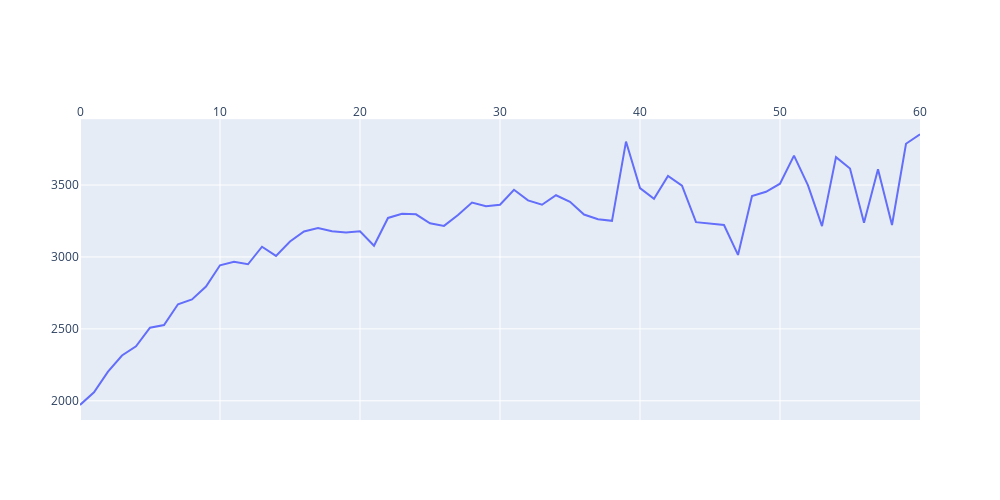

The notebook cell saved with this chart:
### Code cell
fig=make_subplots(
        specs=[[{"secondary_y": True}]])   

fig.update_layout(xaxis2= {'anchor': 'y', 'overlaying': 'x', 'side': 'top'},
                  yaxis_domain=[0, 0.94]);

fig.add_trace(
    go.Scatter(x=jjps01_21_lt['lead_time'], y=jjps01_21_lt['jjps_hour_price'], name="pay/hour on leat_time"),
    secondary_y=False
)

# fig.add_trace(
#     go.Scatter(x=cost_hour['date'], y=cost_hour['visitor_7ma'], name="visitor"),
#     secondary_y=True
# )

fig.data[0].update(xaxis='x2')
fig.update_layout(width=1000, height=500)


fig.show()

# fig.show()
plot(fig, filename='2021_hourly_pay_lead_time.html')

### Figure 1 — Plotly figure (JSON) as saved in the notebook; plotly's stock layout.template omitted (floating-point values rounded to 4 significant figures)
{"data": [{"name": "pay/hour on leat_time", "type": "scatter", "x": [0, 1, 2, 3, 4, 5, 6, 7, 8, 9, 10, 11, 12, 13, 14, 15, 16, 17, 18, 19, 20, 21, 22, 23, 24, 25, 26, 27, 28, 29, 30, 31, 32, 33, 34, 35, 36, 37, 38, 39, 40, 41, 42, 43, 44, 45, 46, 47, 48, 49, 50, 51, 52, 53, 54, 55, 56, 57, 58, 59, 60], "xaxis": "x2", "y": [1971, 2059, 2203, 2315, 2379, 2508, 2527, 2671, 2705, 2794, 2942, 2967, 2949, 3071, 3007, 3107, 3177, 3201, 3178, 3170, 3179, 3078, 3271, 3300, 3296, 3234, 3216, 3291, 3378, 3352, 3363, 3467, 3393, 3363, 3429, 3383, 3295, 3262, 3251, 3802, 3479, 3405, 3563, 3495, 3242, 3234, 3222, 3014, 3424, 3453, 3509, 3704, 3498, 3214, 3694, 3615, 3238, 3609, 3222, 3787, 3853], "yaxis": "y"}], "layout": {"height": 500, "width": 1000, "xaxis": {"anchor": "y", "domain": [0, 0.94]}, "xaxis2": {"anchor": "y", "autorange": true, "overlaying": "x", "range": [0, 60], "side": "top", "type": "linear"}, "yaxis": {"anchor": "x", "autorange": true, "domain": [0, 0.94], "range": [1866.0, 3958.0], "type": "linear"}, "yaxis2": {"anchor": "x", "overlaying": "y", "side": "right"}}}
